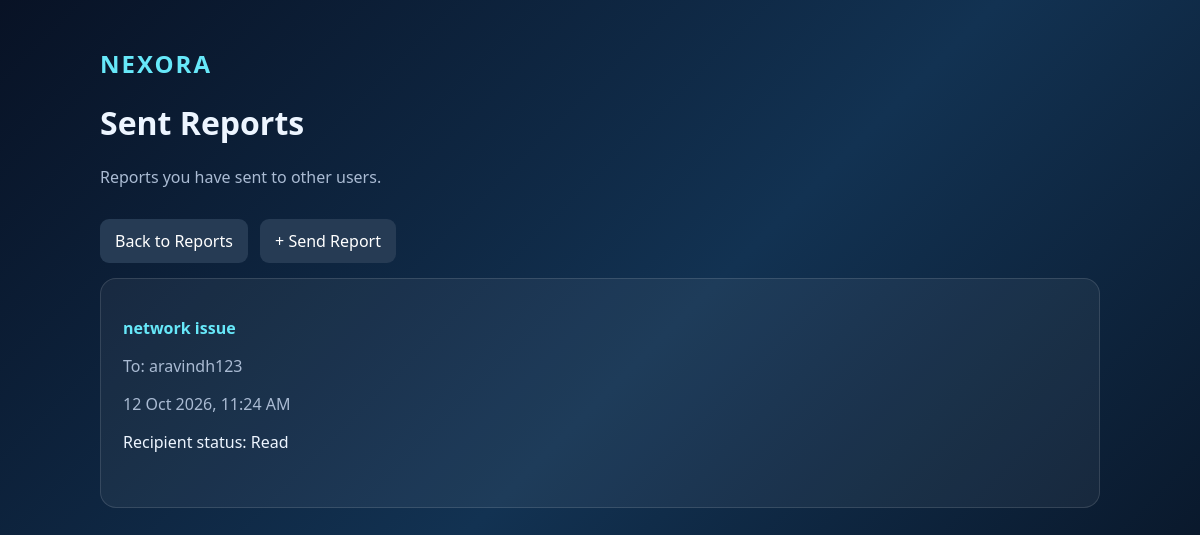
The app's page /reports/sent/ (signed in) with its own data.
### reports/models.py (models this page shows, shortened)
class Report(models.Model):
    STATUS_CHOICES = [
        ("unread", "Unread"),
        ("read", "Read"),
    ]
    sender = models.ForeignKey(
        settings.AUTH_USER_MODEL,
        on_delete=models.CASCADE,
        related_name="sent_reports",
    )
    receiver = models.ForeignKey(
        settings.AUTH_USER_MODEL,
        on_delete=models.CASCADE,
        related_name="received_reports",
    )
    subject = models.CharField(max_length=200)
    message = models.TextField()
    status = models.CharField(
        max_length=10,
        choices=STATUS_CHOICES,
        default="unread",
    )
    created_at = models.DateTimeField(auto_now_add=True)
    class Meta:
        ordering = ["-created_at"]

### accounts/models.py (models this page shows, shortened)
class User(AbstractUser):
    ROLE_CHOICES = (
        ('employee', 'Employee'),
        ('hr', 'HR'),
        ('manager', 'Manager'),
    )
    role = models.CharField(
        max_length=20,
        choices=ROLE_CHOICES,
        default='employee'
    )
    email = models.EmailField(
        unique=True
    )
    phone = models.CharField(
        max_length=15,
        blank=True
    )
    created_at = models.DateTimeField(
        auto_now_add=True
    )

### reports/views.py (the view)
@login_required
def sent_reports(request):
    reports = Report.objects.filter(
        sender=request.user
    ).select_related(
        "sender",
        "receiver",
    )
    return render(
        request,
        "reports/sent.html",
        {
            "reports": reports,
        },
    )

### templates/reports/sent.html (shortened to what this page needs)
<!DOCTYPE html>
<html lang="en">
<head>
</head>
<body>
<main>
    <div class="brand">NEXORA</div>
    <h1>Sent Reports</h1>
    <p class="muted">Reports you have sent to other users.</p>
    <a class="button" href="{% url 'reports:reports_dashboard' %}">Back to Reports</a>
    <a class="button" href="{% url 'reports:send_report' %}">+ Send Report</a>
    <section class="panel">
        {% for report in reports %}
            <div class="report">
                <a href="{% url 'reports:report_detail' report.id %}">{{ report.subject }}</a>
                <p class="muted">To: {{ report.receiver.username }}</p>
                <p class="muted">{{ report.created_at|date:"d M Y, h:i A" }}</p>
                <p>Recipient status: {{ report.get_status_display }}</p>
            </div>
        {% empty %}
            <p class="muted">You haven't sent any reports yet.</p>
        {% endfor %}
    </section>
</main>
</body>
</html>

### templates/reports/sent.html (style rules this page uses)
* { box-sizing: border-box; }
body { margin: 0; padding: 22px; font-family: "Segoe UI", Arial, sans-serif; color: #edf5ff; background: linear-gradient(135deg,#081225,#123252,#07101f); min-height: 100vh; }
main { max-width: 1000px; margin: 25px auto; }
.panel { background: #ffffff0d; border: 1px solid #ffffff20; border-radius: 16px; padding: 22px; }
.brand { color: #67e8f9; font-size: 24px; font-weight: 800; letter-spacing: 2px; }
.muted { color: #aabbd3; }
.button { display: inline-block; margin: 15px 8px 15px 0; padding: 11px 15px; background: #263b54; color: white; border-radius: 9px; text-decoration: none; }
.report { padding: 16px 0; border-bottom: 1px solid #ffffff20; }
.report:last-child { border-bottom: 0; }
.report a { color: #67e8f9; text-decoration: none; font-weight: 700; }

### records on screen
Report: subject "network issue", receiver.username "aravindh123", created_at "12 Oct 2026, 11:24 AM", status "Read"
